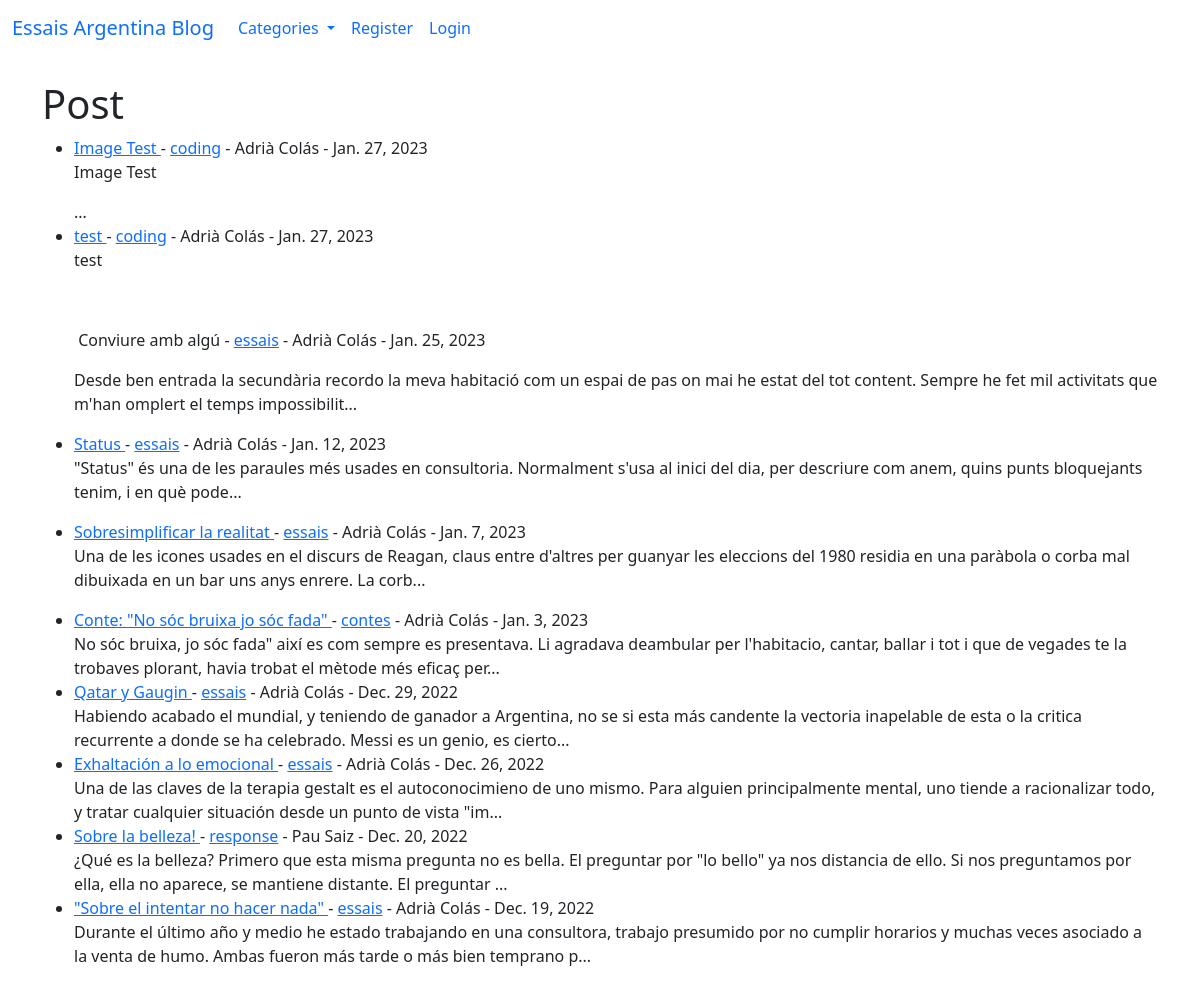
Before: / with the older database file.
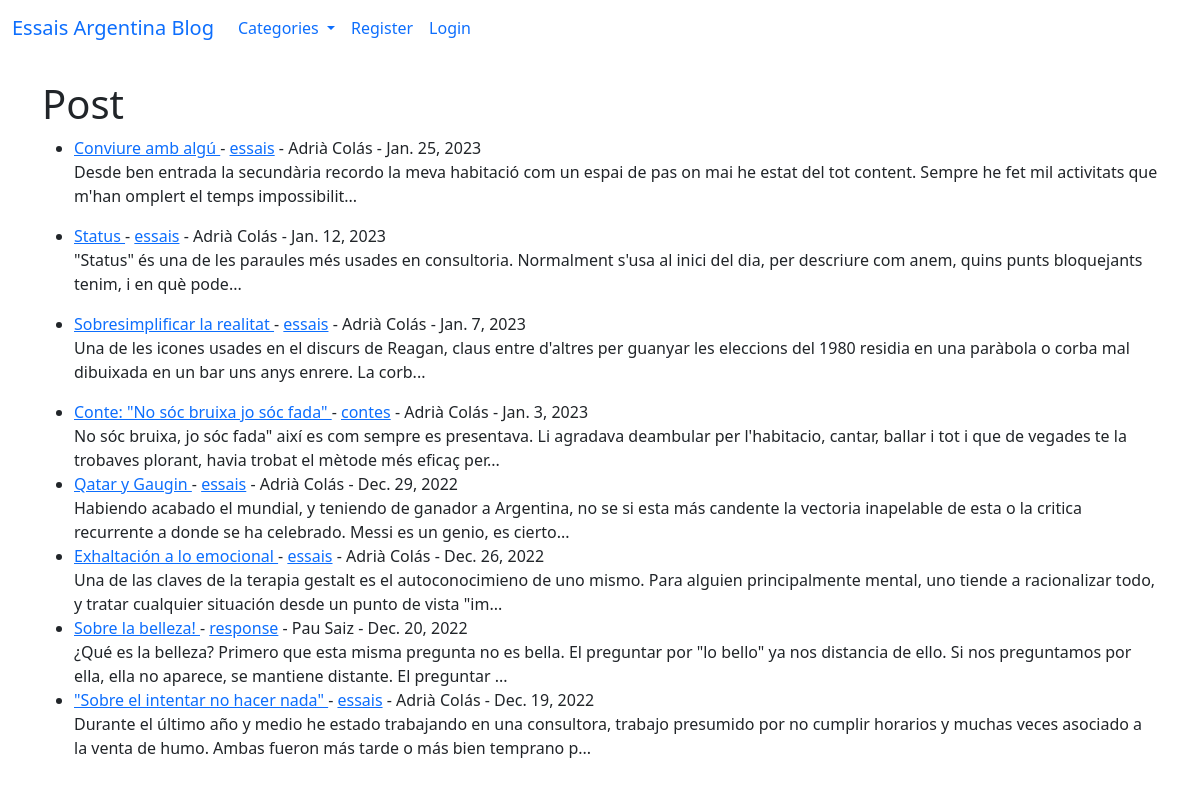
After: the same page with the newer database file.
### theblog/models.py (models this page shows, shortened)
class Post(models.Model):
    title = models.CharField(max_length=255)
    header_image = models.ImageField(null=True, blank=True, upload_to = "images/")
    title_tag = models.CharField(max_length=255)
    author = models.ForeignKey(User, on_delete=models.CASCADE)
    body = RichTextField(blank=True, null=True)
    post_date = models.DateField(auto_now_add=True)
    first_post_date = models.DateField(default = date.today())
    category = models.CharField(max_length= 255, default='uncategorized')
    snippet = models.CharField(max_length= 255)
    likes = models.ManyToManyField(User, related_name = 'blog_posts')

### theblog/views.py (the view)
# urls.py: path('', HomeView.as_view(), name="home"),
class HomeView(ListView):
    model = Post
    template_name = 'home.html'
    ordering = ['-first_post_date']
    def get_context_data(self, *args, **kwargs):
        cat_menu = Category.objects.all()
        context = super(HomeView, self).get_context_data(*args, **kwargs)
        context["cat_menu"] = cat_menu
        return context

### theblog/models.py (called while the page is built)
    def __str__(self):
        return self.name

### theblog/templates/home.html (shortened to what this page needs)
{% extends 'base.html' %}
{% block content %}
<h1>Post</h1>
<ul>
    {% for post in object_list %}
    <li><a href="{% url 'article-detail' post.pk %}"> {{ post.title }} </a>
        - <a href="{% url 'category' post.category|slugify%}">{{ post.category }}</a>
        - {{ post.author.first_name }}
        {{post.author.last_name}} -
        {{post.first_post_date}}
         <br/>
        {{ post.body|slice:"200"| safe}}...
    </li>
    {% endfor %}
</ul>
{% endblock %}

Changed rows visible on the page:
removed Post: title "Image Test", category "coding", author.first_name "Adrià", author.last_name "Colás", first_post_date "Jan. 27, 2023", body "Image Test"
removed Post: title "test", category "coding", author.first_name "Adrià", author.last_name "Colás", first_post_date "Jan. 27, 2023", body "test"
